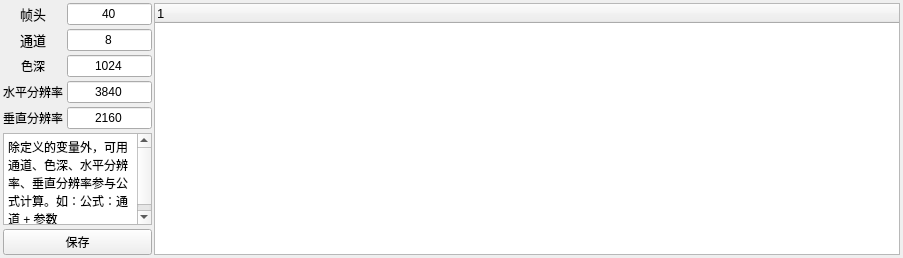
<?xml version="1.0" encoding="UTF-8"?>
<ui version="4.0">
 <class>Form</class>
 <widget class="QWidget" name="Form">
  <property name="geometry">
   <rect>
    <x>0</x>
    <y>0</y>
    <width>903</width>
    <height>258</height>
   </rect>
  </property>
  <property name="windowTitle">
   <string>功能配置窗口</string>
  </property>
  <layout class="QGridLayout" name="gridLayout_3" rowstretch="0" columnstretch="1,5">
   <property name="leftMargin">
    <number>3</number>
   </property>
   <property name="topMargin">
    <number>3</number>
   </property>
   <property name="rightMargin">
    <number>3</number>
   </property>
   <property name="bottomMargin">
    <number>3</number>
   </property>
   <property name="spacing">
    <number>2</number>
   </property>
   <item row="0" column="1">
    <widget class="QTreeWidget" name="tree_config">
     <property name="font">
      <font>
       <pointsize>10</pointsize>
      </font>
     </property>
     <property name="lineWidth">
      <number>1</number>
     </property>
     <column>
      <property name="text">
       <string notr="true">1</string>
      </property>
     </column>
    </widget>
   </item>
   <item row="0" column="0">
    <layout class="QVBoxLayout" name="verticalLayout">
     <item>
      <layout class="QGridLayout" name="gridLayout" rowstretch="0,0,0,0,0,0,0,0,0,0,0,0,0,0,0,0" columnstretch="0,0,0">
       <property name="spacing">
        <number>4</number>
       </property>
       <item row="15" column="0" colspan="3">
        <spacer name="verticalSpacer_2">
         <property name="orientation">
          <enum>Qt::Orientation::Vertical</enum>
         </property>
         <property name="sizeHint" stdset="0">
          <size>
           <width>20</width>
           <height>40</height>
          </size>
         </property>
        </spacer>
       </item>
       <item row="7" column="0">
        <widget class="QLabel" name="label_4">
         <property name="text">
          <string>水平分辨率</string>
         </property>
        </widget>
       </item>
       <item row="7" column="1" colspan="2">
        <widget class="QLineEdit" name="lineEdit_Horizontal_Resolution">
         <property name="toolTip">
          <string>水平分辨率</string>
         </property>
         <property name="text">
          <string>3840</string>
         </property>
         <property name="alignment">
          <set>Qt::AlignmentFlag::AlignCenter</set>
         </property>
        </widget>
       </item>
       <item row="3" column="1" colspan="2">
        <widget class="QLineEdit" name="lineEdit_Color_Depth">
         <property name="text">
          <string>1024</string>
         </property>
         <property name="alignment">
          <set>Qt::AlignmentFlag::AlignCenter</set>
         </property>
        </widget>
       </item>
       <item row="3" column="0">
        <widget class="QLabel" name="label_3">
         <property name="text">
          <string>色深</string>
         </property>
         <property name="alignment">
          <set>Qt::AlignmentFlag::AlignCenter</set>
         </property>
        </widget>
       </item>
       <item row="0" column="0">
        <widget class="QLabel" name="label">
         <property name="font">
          <font>
           <pointsize>10</pointsize>
          </font>
         </property>
         <property name="text">
          <string>帧头</string>
         </property>
         <property name="alignment">
          <set>Qt::AlignmentFlag::AlignCenter</set>
         </property>
        </widget>
       </item>
       <item row="1" column="1" colspan="2">
        <widget class="QLineEdit" name="lineEdit_Channal">
         <property name="text">
          <string>8</string>
         </property>
         <property name="alignment">
          <set>Qt::AlignmentFlag::AlignCenter</set>
         </property>
        </widget>
       </item>
       <item row="8" column="0">
        <widget class="QLabel" name="label_5">
         <property name="text">
          <string>垂直分辨率</string>
         </property>
        </widget>
       </item>
       <item row="1" column="0">
        <widget class="QLabel" name="label_2">
         <property name="font">
          <font>
           <pointsize>10</pointsize>
          </font>
         </property>
         <property name="text">
          <string>通道</string>
         </property>
         <property name="alignment">
          <set>Qt::AlignmentFlag::AlignCenter</set>
         </property>
        </widget>
       </item>
       <item row="8" column="1" colspan="2">
        <widget class="QLineEdit" name="lineEdit_Vertical_Resolution">
         <property name="toolTip">
          <string>垂直分辨率</string>
         </property>
         <property name="text">
          <string>2160</string>
         </property>
         <property name="alignment">
          <set>Qt::AlignmentFlag::AlignCenter</set>
         </property>
        </widget>
       </item>
       <item row="0" column="1" colspan="2">
        <widget class="QLineEdit" name="lineEdit_Frame_Head">
         <property name="text">
          <string>40</string>
         </property>
         <property name="alignment">
          <set>Qt::AlignmentFlag::AlignCenter</set>
         </property>
        </widget>
       </item>
       <item row="10" column="0" colspan="3">
        <widget class="QPushButton" name="pushButton_Save_Edit">
         <property name="text">
          <string>保存</string>
         </property>
        </widget>
       </item>
       <item row="9" column="0" colspan="3">
        <widget class="QTextEdit" name="textEdit">
         <property name="readOnly">
          <bool>true</bool>
         </property>
         <property name="html">
          <string>&lt;!DOCTYPE HTML PUBLIC &quot;-//W3C//DTD HTML 4.0//EN&quot; &quot;http://www.w3.org/TR/REC-html40/strict.dtd&quot;&gt;
&lt;html&gt;&lt;head&gt;&lt;meta name=&quot;qrichtext&quot; content=&quot;1&quot; /&gt;&lt;meta charset=&quot;utf-8&quot; /&gt;&lt;style type=&quot;text/css&quot;&gt;
p, li { white-space: pre-wrap; }
hr { height: 1px; border-width: 0; }
li.unchecked::marker { content: &quot;\2610&quot;; }
li.checked::marker { content: &quot;\2612&quot;; }
&lt;/style&gt;&lt;/head&gt;&lt;body style=&quot; font-family:'Microsoft YaHei UI'; font-size:9pt; font-weight:400; font-style:normal;&quot;&gt;
&lt;p style=&quot; margin-top:0px; margin-bottom:0px; margin-left:0px; margin-right:0px; -qt-block-indent:0; text-indent:0px;&quot;&gt;除定义的变量外，可用通道、色深、水平分辨率、垂直分辨率参与公式计算。如：公式：通道 + 参数&lt;/p&gt;&lt;/body&gt;&lt;/html&gt;</string>
         </property>
        </widget>
       </item>
      </layout>
     </item>
    </layout>
   </item>
  </layout>
 </widget>
 <resources/>
 <connections/>
</ui>
